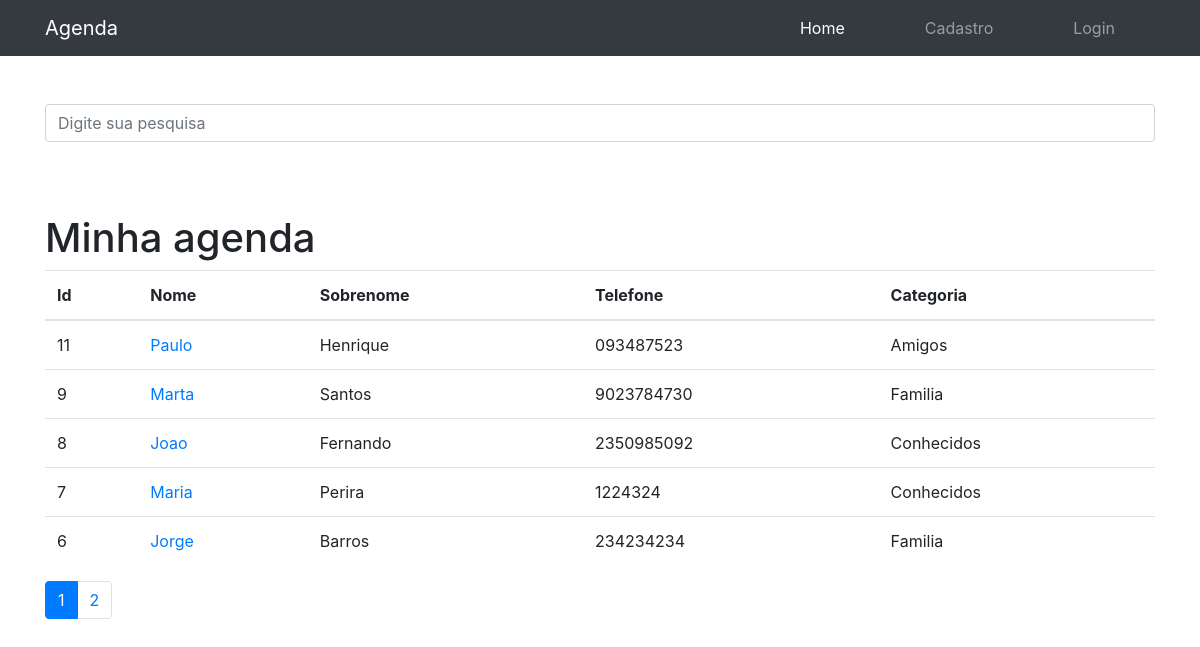
/, run on an earlier commit of the app's database.
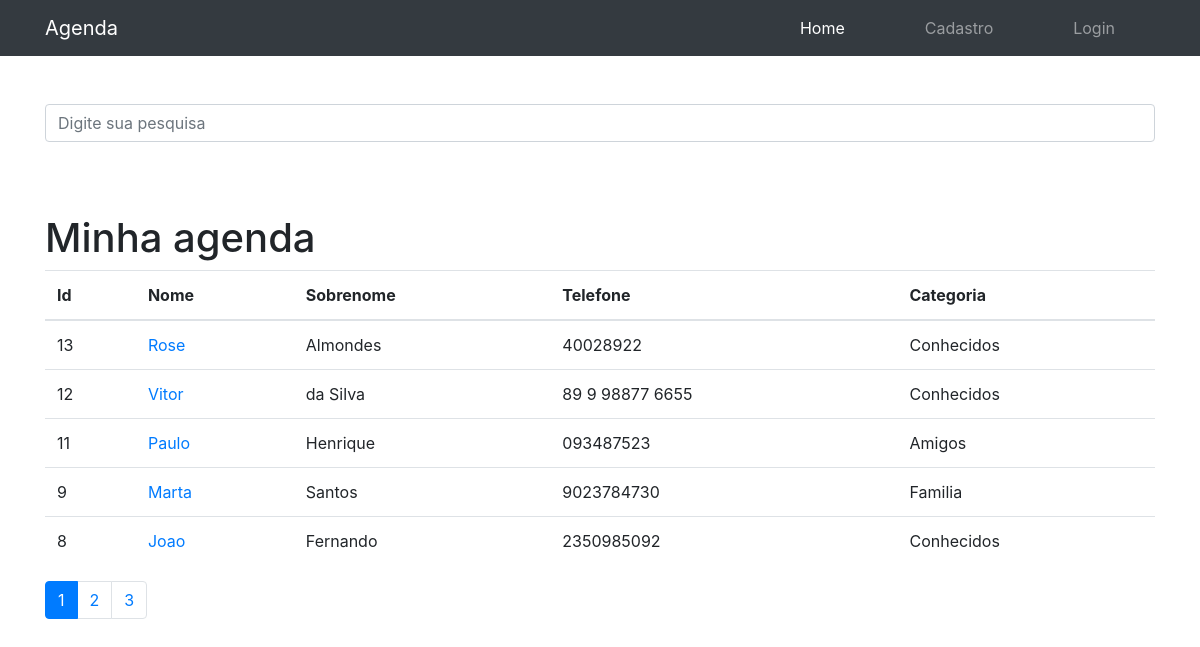
And on a later commit of the database.
### contatos/models.py (models this page shows, shortened)
class Contato(models.Model):
    nome = models.CharField(max_length=255)
    sobrenome = models.CharField(max_length=255, blank=True)
    telefone = models.CharField(max_length=255)
    email = models.CharField(max_length=255, blank=True)
    data_criacao = models.DateTimeField(default=timezone.now)
    descricao = models.TextField(blank=True)
    categoria = models.ForeignKey(Categoria, on_delete=models.DO_NOTHING)
    mostrar = models.BooleanField(default=True)
    foto = models.ImageField(blank=True, upload_to='fotos/%Y/%m/%d/')

class Categoria(models.Model):
    nome = models.CharField(max_length=255)
    def __str__(self):
        return self.nome

### contatos/views.py (the view)
# urls.py: path('', views.index, name='index'),
def index(request):
    contatos = Contato.objects.order_by("-id").filter(
        mostrar=True  # mostra apenas os contatos que estão marcados como mostrar=True
    )  # Posso colocar mais de um filtro, por exemplo: .filter(mostrar=True, nome='João')
    paginator = Paginator(contatos, 5)  # Show 5 contacts per page.
    page = request.GET.get("p")  # p é o nome do parâmetro que será passado na url
    contatos = paginator.get_page(
        page
    )  # contatos é o nome da variável que será passada para o template
    return render(request, "contatos/index.html", {
        "contatos": contatos
    })

### contatos/templates/contatos/index.html (shortened to what this page needs)
{% extends 'base.html' %}
{% block nav_home_active %}
    <li class="nav-item active">
        <a class="nav-link" href="{% url 'index' %}">Home
        </a>
    </li>
{% endblock %}
{% block conteudo %}
<h1 class="mt-5">Minha agenda</h1>
<table class="table">
    <thead>
        <tr>
            <th>Id</th>
            <th>Nome</th>
            <th>Sobrenome</th>
            <th>Telefone</th>
            <th>Categoria</th>
        </tr>
    </thead>
    <tbody>
        {% for contato in contatos %}
            <tr>
                <td>{{ contato.id }}</td>
                <td>
                    <a href="{% url 'ver_contato' contato_id=contato.id %}">{{ contato.nome }}</a>
                </td>
                <td>{{ contato.sobrenome }}</td>
                <td>{{ contato.telefone }}</td>
                <td>{{ contato.categoria }}</td>
                </tr>
        {% endfor %}
    </tbody>
</table>
<nav aria-label="Page navigation example">
    <ul class="pagination">
        {% for pagina in contatos.paginator.page_range %}
            {% if contatos.number == pagina %}
                <li class="page-item active">
                    <a class="page-link" href="?p={{ pagina }}&termo={{ request.GET.termo }}">{{ pagina }}</a>
                </li>
            {% else %}
                <li class="page-item ">
                    <a class="page-link" href="?p={{ pagina }}&termo={{ request.GET.termo }}">{{ pagina }}</a>
                </li>
            {% endif %}
        {% endfor %}
    </ul>
</nav>
{% endblock  %}

### project-templates/base.html (shortened to what this page needs)
{% load static %}
<!DOCTYPE html>
<html lang="pt">
<head>
    {% include 'partial/_head.html' %}
</head>
<body>
    <nav class="navbar navbar-expand-lg navbar-dark bg-dark static-top">
        <div class="container">
            <a class="navbar-brand" href="{% url 'index' %}">Agenda</a>
            <div class="collapse navbar-collapse" id="navbarResponsive">
                <ul class="navbar-nav ml-auto">
                    {% block nav_home_active %}{% endblock %}
                    {% block nav_cadastro_active %}
                    <li class="nav-item">
                        <a class="nav-link" href="{% url 'cadastro' %}">Cadastro</a>
                    </li>
                    {% endblock %}
                    {% block nav_login_active %}
                    <li class="nav-item">
                        <a class="nav-link" href="{% url 'login' %}">Login</a>
                    </li>
                    {% endblock %}
                </ul>
            </div>
        </div>
    </nav>
    <div class="container">
        <div class="row">
            <div class="col-lg-12">
                {% if 'accounts' not in request.path%}
                <br><br>
                <form method="get" action="{% url 'busca' %}">
                    <div class="form-group row">
                        <div class="col-12">
                            <input class="form-control" type="text" value="{{ request.GET.termo }}" id="search-input"
                                placeholder="Digite sua pesquisa" name="termo">
                            <br>
                        </div>
                    </div>
                </form>
                {% endif %}
                {% block conteudo %} {% endblock %}
            </div>
        </div>
    </div>
</body>
</html>

### project-templates/partial/_head.html (shortened to what this page needs)
{% load static %}
<link href="{% static 'vendor/bootstrap/css/bootstrap.min.css' %}" rel="stylesheet">
<link href="{% static 'css/custom.css' %}" rel="stylesheet">

What changed in the data, as far as the page shows it:
no longer on this page (row unchanged): Contato: id "7", nome "Maria", sobrenome "Perira", telefone "1224324", categoria "Conhecidos"
no longer on this page (row unchanged): Contato: id "6", nome "Jorge", sobrenome "Barros", telefone "234234234", categoria "Familia"
added Contato: id "13", nome "Rose", sobrenome "Almondes", telefone "40028922", categoria "Conhecidos"
added Contato: id "12", nome "Vitor", sobrenome "da Silva", telefone "89 9 98877 6655", categoria "Conhecidos"
Also different on the page:
new list line: "3"
